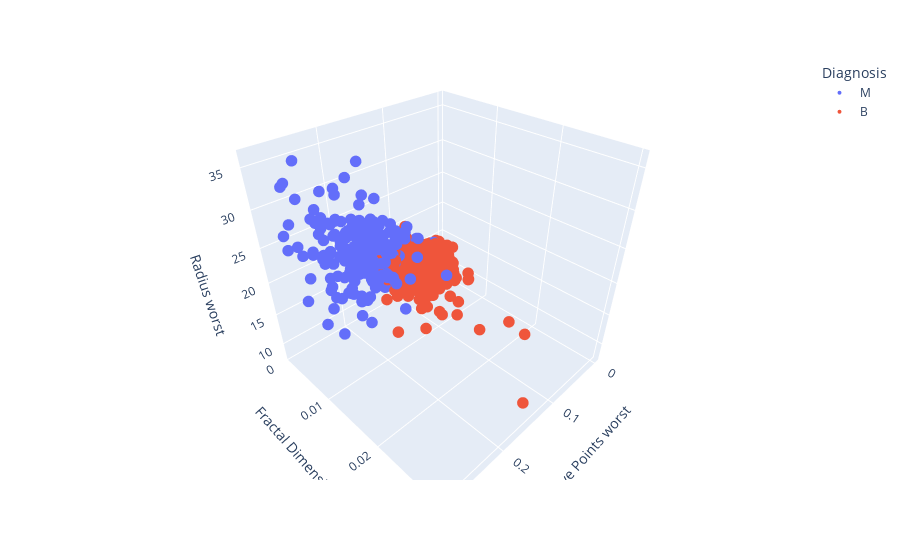

Here is the notebook cell this chart was saved with:
### Code cell
fig = px.scatter_3d(dataTable, x=top_features[0], y=top_features[1], z=top_features[2],
          color='Diagnosis')
fig.update_traces(marker_size = 4)
fig.show()

### Figure 1 — Plotly figure (JSON) as saved in the notebook; plotly's stock layout.template omitted (floating-point values rounded to 4 significant figures; data arrays with more than 128 entries replaced by an {"elided": "..."} marker saying what was removed)
{"data": [{"hovertemplate": "Diagnosis=M<br>Concave Points worst=%{x}<br>Fractal Dimension SE=%{y}<br>Radius worst=%{z}<extra></extra>", "legendgroup": "M", "marker": {"color": "#636efa", "size": 4, "symbol": "circle"}, "mode": "markers", "name": "M", "scene": "scene", "showlegend": true, "type": "scatter3d", "x": {"elided": "212 float values"}, "y": {"elided": "212 float values"}, "z": {"elided": "212 float values"}}, {"hovertemplate": "Diagnosis=B<br>Concave Points worst=%{x}<br>Fractal Dimension SE=%{y}<br>Radius worst=%{z}<extra></extra>", "legendgroup": "B", "marker": {"color": "#EF553B", "size": 4, "symbol": "circle"}, "mode": "markers", "name": "B", "scene": "scene", "showlegend": true, "type": "scatter3d", "x": {"elided": "357 float values"}, "y": {"elided": "357 float values"}, "z": {"elided": "357 float values"}}], "layout": {"autosize": true, "legend": {"title": {"text": "Diagnosis"}, "tracegroupgap": 0}, "margin": {"t": 60}, "scene": {"aspectmode": "auto", "aspectratio": {"x": 1, "y": 1, "z": 1}, "camera": {"center": {"x": 0, "y": 0, "z": 0}, "eye": {"x": 1.165, "y": 1.165, "z": 1.165}, "projection": {"type": "perspective"}, "up": {"x": 0, "y": 0, "z": 1}}, "domain": {"x": [0, 1], "y": [0, 1]}, "xaxis": {"title": {"text": "Concave Points worst"}, "type": "linear"}, "yaxis": {"title": {"text": "Fractal Dimension SE"}, "type": "linear"}, "zaxis": {"title": {"text": "Radius worst"}, "type": "linear"}}}}
